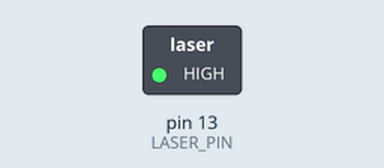
This sketch was run on a simulated Arduino Uno, built with avr-gcc and run on an emulated ATmega328P. Shown: switched loads named in the sketch (green lamp = pin HIGH). Dashed ring = blinking.

Above: at 0.5 s.
Timing chart, 0 to 4.6 s (numbered marks = the images above):
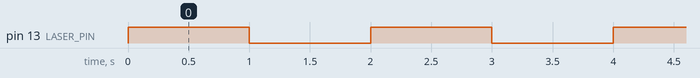

The sketch:

KY-008_laser_module.ino
```cpp
//KY-008 laser module

const int LASER_PIN = 13;   // GPIO connected to 13 pin

void setup() {
  pinMode(LASER_PIN, OUTPUT);
  digitalWrite(LASER_PIN, LOW);  // laser off at start
}

void loop() {
  // blink laser
  digitalWrite(LASER_PIN, HIGH); // laser ON
  delay(1000);

  digitalWrite(LASER_PIN, LOW);  // laser OFF
  delay(1000);
}
```

Measured:
- by itself, pin 13 (LASER_PIN): alternates HIGH for 1.0 s and LOW for 1.0 s
